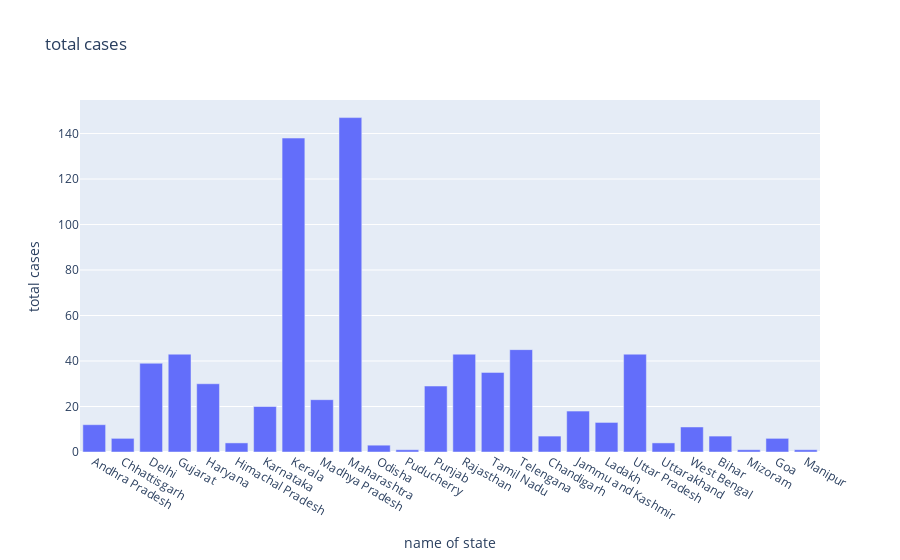

Here is the notebook cell this chart was saved with:
### Code cell
##oo vis
#Matplotlib
fig=plt.figure(figsize=(20,10),dpi=200)##dpi pixel related
axes=fig.add_axes([0,0,1,1])
axes.bar(df['Name of State / UT'],df['Total Cases'])
axes.set_title('Total cases in india')
axes.set_xlabel('Name of state')
axes.set_ylabel('total cases ')
plt.show()
#plotly
fig=go.Figure()
fig.add_trace(go.Bar(x=df['Name of State / UT'],y=df['Total Cases']))
fig.update_layout(title='total cases',xaxis=dict(title='name of state'),yaxis=dict(title='total cases'))

### Figure 1 — Plotly figure (JSON) as saved in the notebook; plotly's stock layout.template omitted (floating-point values rounded to 4 significant figures)
{"data": [{"type": "bar", "x": ["Andhra Pradesh", "Chhattisgarh", "Delhi", "Gujarat", "Haryana", "Himachal Pradesh", "Karnataka", "Kerala", "Madhya Pradesh", "Maharashtra", "Odisha", "Puducherry", "Punjab", "Rajasthan", "Tamil Nadu", "Telengana", "Chandigarh", "Jammu and Kashmir", "Ladakh", "Uttar Pradesh", "Uttarakhand", "West Bengal", "Bihar", "Mizoram", "Goa", "Manipur"], "y": [12, 6, 39, 43, 30, 4, 20, 138, 23, 147, 3, 1, 29, 43, 35, 45, 7, 18, 13, 43, 4, 11, 7, 1, 6, 1]}], "layout": {"title": {"text": "total cases"}, "xaxis": {"title": {"text": "name of state"}}, "yaxis": {"title": {"text": "total cases"}}}}
